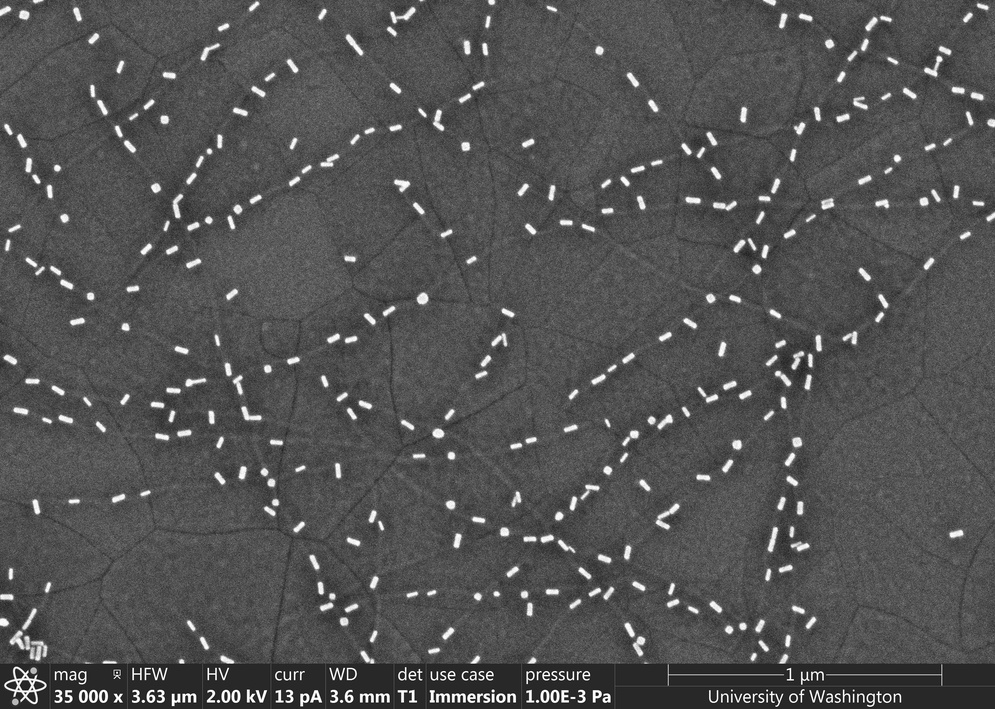
#> input picture example_images/sem_1.jpg, 995 x 709 px, shrunk from 3072 x 2188 before the run
$ jupyter execute --allow-errors partycool_my.ipynb
#> lines starting #> are read from the running program, lines starting #| are printed output that depends on the picture; after the words box and inside, x2 and y2 are one past the last pixel; in counts of white or black regions, pixels touching at a corner belong together
[cell 1]
import numpy as np
import matplotlib.pyplot as plt
import os
import math
from scipy import ndimage, spatial
import cv2 #try <pip install opencv-python-headless> if you havethis error == libSM.so.6: cannot open shared object file: No such file or directory
import imageio
import matplotlib
import numpy as np
import matplotlib.pyplot as plt
import collections
from collections import OrderedDict
from scipy.ndimage import gaussian_filter
from skimage import data
from skimage import img_as_float
from skimage.morphology import reconstruction
from scipy import stats
from statistics import mean
#for corner detection import
from skimage.feature import corner_harris, corner_subpix, corner_peaks
from skimage.transform import warp, AffineTransform

[cell 2]
# load images from example_images
sem_data= cv2.imread('example_images/sem_1.jpg',0)
#> sem_data is the input picture: shape (709, 995); min 0, max 255, mean 83.3
# 0 refers to gray scale, 1 refers to colorful, -1 refers to unchanged

[cell 3]
sem_data.shape

[cell 4]
height = sem_data.shape[0]
width = sem_data.shape[1]

[cell 5]
# Convert to float: Important for subtraction later which won't work with uint8
image = sem_data
image = gaussian_filter(image, 1)

seed = np.copy(image)
seed[1:-1, 1:-1] = image.min()
mask = image

dilated = reconstruction(seed, mask, method='dilation')

[cell 6]
fig, (ax0, ax1, ax2) = plt.subplots(nrows=1,
                                    ncols=3,
                                    figsize=(8, 2.5),
                                    sharex=True,
                                    sharey=True)

ax0.imshow(image, cmap='gray')
ax0.set_title('original image')
ax0.axis('off')

ax1.imshow(dilated, vmin=image.min(), vmax=image.max(), cmap='gray')
ax1.set_title('dilated')
ax1.axis('off')

ax2.imshow(image - dilated, cmap='gray')
ax2.set_title('image - dilated')
ax2.axis('off')

fig.tight_layout()
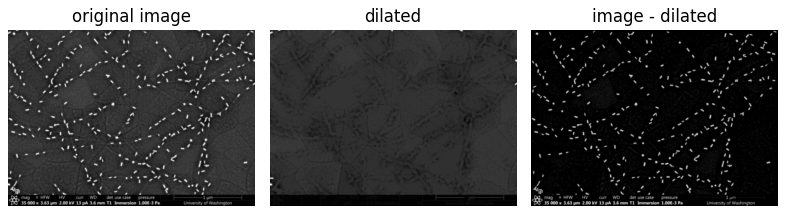
#> figure drawn by matplotlib, 3 panels

[cell 7]
def boundary_detection(img, thres = 20):
    '''
    thres: threshold to distinguish the scale bar background with particle background by grey scale
    for now only work for SEM img, needs update if apply to different imgs
    scan from upper to bottom, also needs update if need scan from left to right
    '''
#> called with thres = 20
    mode_list = []
    for line in range(len(img)):
        mode = stats.mode(img[line])
        mode_list.append(int(mode[0]))

        if line >= 1:
            mode_mean = mean(mode_list)
            if mode_mean - int(mode[0]) >= thres:
                boundary = line
                break
#> this loop made 664 passes
#> (mode, mode_mean) on passes 2 to 9: ((75, 64), 77.5), ((78, 66), 77.67), ((79, 67), 78), ((81, 74), 78.6), ((81, 72), 79), ((83, 81), 79.57), ((80, 82), 79.62), ((84, 89), 80.11)
#> after the loop, mode_list = 664 values, max 84 at index 8, min 59 at index 663, mean 79.33

    return boundary

[cell 8]
boundary_detection(dilated)
#> Out = 663

[cell 9]
# def corner_detection(sem_data):
#     """
#     This function is used to find the length pixel of the scale bar.
#     The imput should be just bottom part of the initial SEM image.
#     This function uses the return result of boundary_detection.
#     """
#     #find the bottom part of the SEM image. Here we used the return refunction
#     ime = sem_data[boundary_detection(dilated): , int(width/2): ]

#     tform = AffineTransform()
#     image = warp(ime,tform.inverse)
#     coords = corner_peaks(corner_harris(image))
#     coords_subpix = corner_subpix(image, coords)
#     #get the length of the scale bar
#     length_scale_bar = abs(coords[0][1] - coords[1][1])
#     #plot
#     fig, ax = plt.subplots(figsize=(15,15))
#     ax.imshow(image, cmap=plt.cm.gray)
#     ax.plot(coords[:, 1], coords[:, 0], color='cyan', marker='o',
#             linestyle='None', markersize=6)
#     ax.plot(coords_subpix[:, 1], coords_subpix[:, 0], '+r', markersize=10)
#     plt.show()
#     return length_scale_bar

[cell 10]
def corner_detection(sem_data):
    """
    This function is used to find the length pixel of the scale bar.
    The imput should be just bottom part of the initial SEM image.
    This function uses the return result of boundary_detection.
    """
    #find the bottom part of the SEM image. Here we used the return refunction
    ime = sem_data[boundary_detection(dilated): , int(width/2): ]
#> the loop in boundary_detection (call 2), `for line in range(len(img)):` made 664 passes
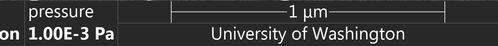
#> ime: shape (46, 498); min 0, max 255, mean 56.8

    tform = AffineTransform()
    image = warp(ime,tform.inverse)
#> image: shape (46, 498) float64
    coords = corner_peaks(corner_harris(image))
#> coords = 779 pairs, first value 1 to 44, second value 1 to 496
    coords_subpix = corner_subpix(image, coords)
#> coords_subpix = 779 rows, first 8: [nan, nan], [31.71, 99.37], [31.63, 47.73], [31.64, 57.59], [31.63, 83.86], [35.12, 108.7], [31.58, 68.14], [33.8, 68.34]

    scales = []
    threshold = 500
    for i in range(len(coords)):
        for j in range(len(coords)):
            if j <= i:
                continue
            else:
                if coords[i][0] == coords[j][0]:
                    scale = abs(coords[i][1] - coords[j][1])
                    if scale > threshold:
                        scales.append((coords[i][0],scale))
                    else:
                        continue
                else:
                    continue
#> after the loop, scales = []
    scalebar = []
    for i in range(len(scales)):
        n_count = 0
        for j in range(len(scales)):
            if scales[i][0] == scales[j][0]:
                n_count += 1
            else:
                continue
        if n_count == 1:
            scalebar.append((scales[i][0], scales[i][1]))
        else:
            continue
#> this loop made 0 passes
#> after the loop, scalebar = []
    #get the length of the scale bar
    #length_scale_bar = abs(coords[0][1] - coords[1][1])
    #plot
    fig, ax = plt.subplots(figsize=(15,15))
    ax.imshow(image, cmap=plt.cm.gray)
    ax.plot(coords[:, 1], coords[:, 0], color='cyan', marker='o',
            linestyle='None', markersize=6)
    ax.plot(coords_subpix[:, 1], coords_subpix[:, 0], '+r', markersize=10)
    plt.show()
    return scalebar

[cell 11]
length_scale_bar = corner_detection(sem_data)
#> length_scale_bar = []
length_scale_bar

[cell 12]
mode = np.zeros(len(dilated))
#> mode = 709 values from 0 to 0

[cell 13]
img=image-dilated
img.shape

#> (a cell that did not finish here is left out)

[cell 15]
plt.imsave('example_images/sem_1_1.png', img)

[cell 16]
sem_1_1 = cv2.imread('example_images/sem_1_1.png',0)
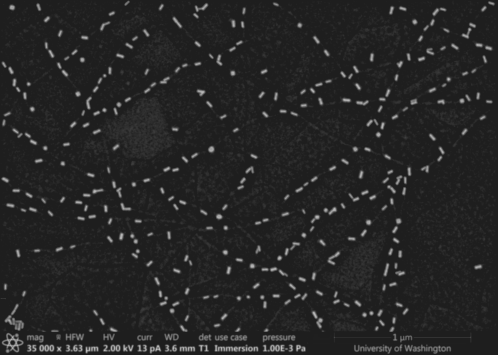
#> sem_1_1: shape (709, 995) (shown at 1/2 size); min 30, max 215, mean 37.7

[cell 17]
blur = cv2.GaussianBlur(sem_1_1,(5,5),0)
plt.imsave('example_images/sem_1_blur.png', blur)
plt.show(blur)

[cell 18]
ret3,th3 = cv2.threshold(blur,0,255,cv2.THRESH_BINARY+cv2.THRESH_OTSU)
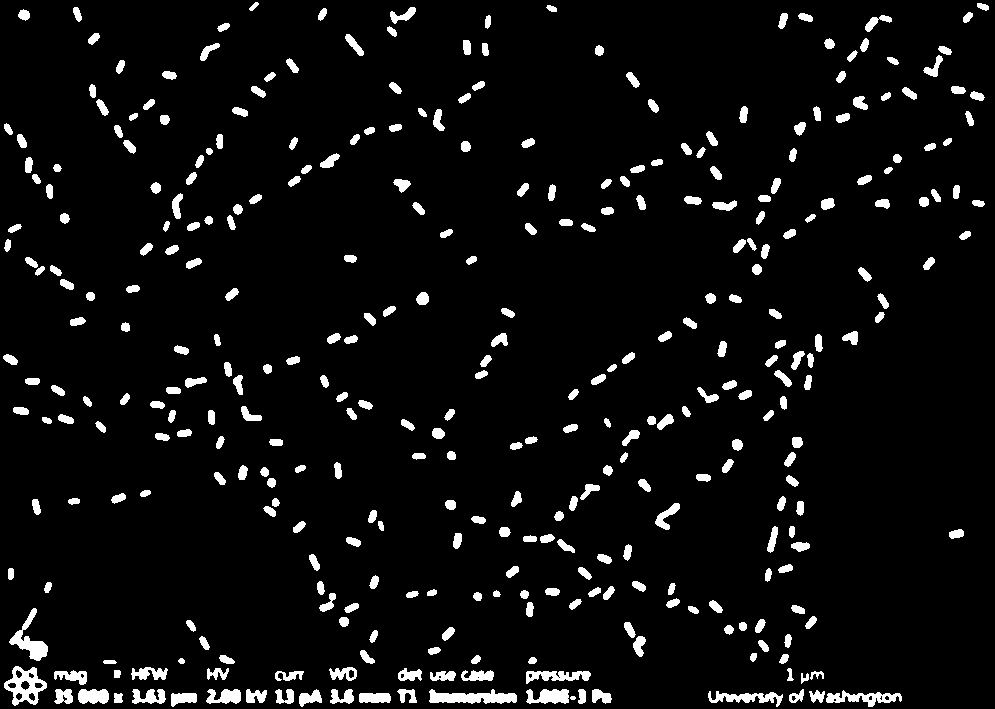
#> th3: shape (709, 995); 5.5% white; 351 white regions
#> ret3 = 72
#show and save images
plt.imsave('example_images/sem_1_thresh.png', th3)
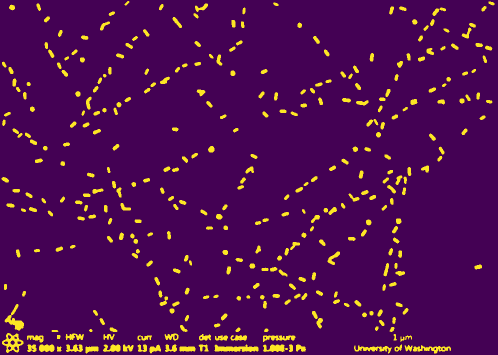
#> saved as sem_1_thresh.png: shape (709, 995, 3) (shown at 1/2 size); mean R, G, B 78.2, 13.7, 81.4
plt.imshow(th3)

[cell 19]
#finding contours for each particles
contours, hierarchy = cv2.findContours(th3, cv2.RETR_TREE, cv2.CHAIN_APPROX_SIMPLE)
#> contours = 371 contours, 12 with area under 20; largest, box (x1, y1, x2, y2) and area: (4, 666, 47, 706) 986, (429, 689, 517, 704) 746, (9, 608, 48, 661) 602, (826, 690, 902, 707) 516, (708, 691, 783, 707) 425
print(len(contours))
#| 371

[cell 20]
#finding the area of each particles
areas = [cv2.contourArea(contour) for contour in contours]
#> areas = 371 values, max 986.5 at index 47, min 2 at index 30, mean 88.45

#ploting areas of Au NRs
plt.figure(figsize=(8, 6))
_ = plt.hist(areas, bins=40, color='gray')
plt.xlabel('Area of Au NRs (pixel^2)', fontsize=16)
plt.ylabel('Count', fontsize=16)
plt.xticks(fontsize=14)
plt.yticks(fontsize=14)
print("Total # of Au Particles :\n", len(areas))
#| Total # of Au Particles :
#|  371
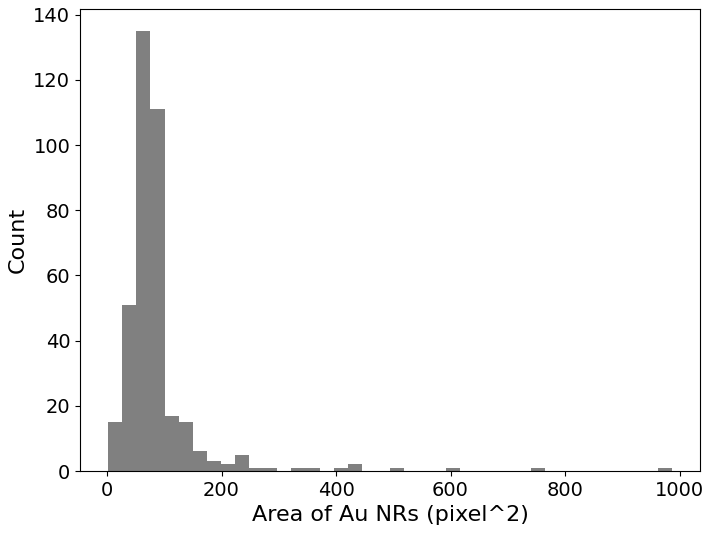
#> figure drawn by matplotlib, 1 panel; tallest bar 135 high, from x = 51.22 to 75.84

[cell 21]
max(areas)
#> Out = 986.5

[cell 22]
#calculating aspect ratio
aspectratio = []
for i in range(0,len(contours)):
    x,y,w,h = cv2.boundingRect(contours[i])
    aspect_ratio = float(w)/h
    aspectratio.append(aspect_ratio)
#> this loop made 371 passes
#> (x, y, w, h, aspect_ratio) on passes 1 to 3: (570, 696, 6, 4, 1.5), (359, 693, 32, 10, 3.2), (171, 693, 26, 14, 1.86)
#> after the loop, aspectratio = 371 values, max 5.87 at index 16, min 0.407 at index 116, mean 1.18

#plotting the aspect ratio of Au NRs
plt.figure(figsize=(8, 6))
_ = plt.hist(aspectratio, bins=40, color='gray')
plt.xlabel('Aspect Ratio of Au NRs', fontsize=16)
plt.ylabel('Count', fontsize=16)
plt.xticks(fontsize=14)
plt.yticks(fontsize=14)
print("Total # of Au Particles :\n", len(aspectratio))
#| Total # of Au Particles :
#|  371
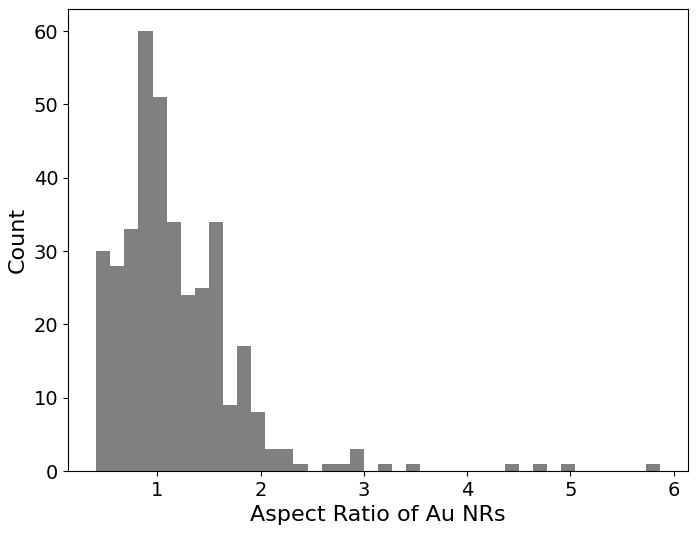
#> figure drawn by matplotlib, 1 panel; tallest bar 60 high, from x = 0.817 to 0.953

[cell 23]
#calculating angle of Au NRs
angles = []
#> (the rest of this cell did not finish here and is left out)

[cell 24]
#calculating angle of Au NRs (from Maxim page)
dictionary = OrderedDict()
com_arr = np.empty((0, 2))
angles = []
for cnt in contours:
    try:
        (com), _, angle = cv2.fitEllipse(cnt)
    except:
        continue
    com = np.array(com)
    com_arr = np.append(com_arr, [com], axis=0)
    angles.append(angle)
#> this loop made 371 passes
#> cnt on passes 31, 37: [[558, 677], [559, 676], [560, 677], [559, 678]], [[477, 677], [478, 676], [479, 677], [478, 678]]

[cell 25]
plt.figure(figsize=(8, 6))
_ = plt.hist(angles, bins=40, color='gray')
plt.xlabel('Au Particles Orientation (°)', fontsize=16)
plt.ylabel('Count', fontsize=16)
plt.xticks(fontsize=14)
plt.yticks(fontsize=14)
print("Total # of Au Particles :\n", len(angles))
#| Total # of Au Particles :
#|  369
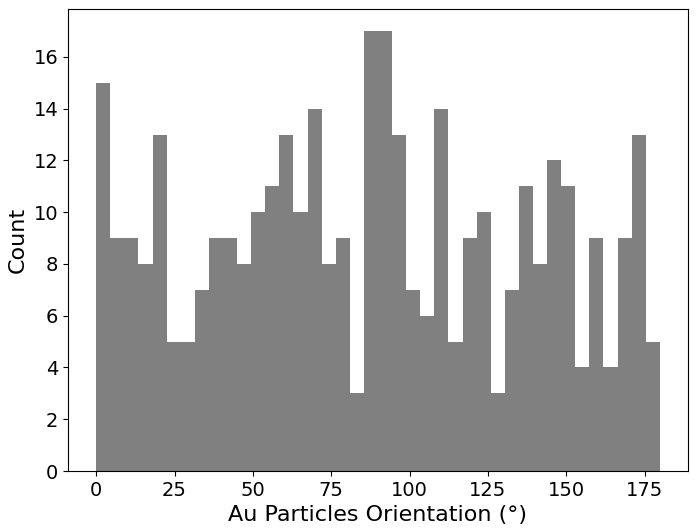
#> figure drawn by matplotlib, 1 panel

$ run again, with example_images/sem_10.jpg copied over example_images/sem_1.jpg
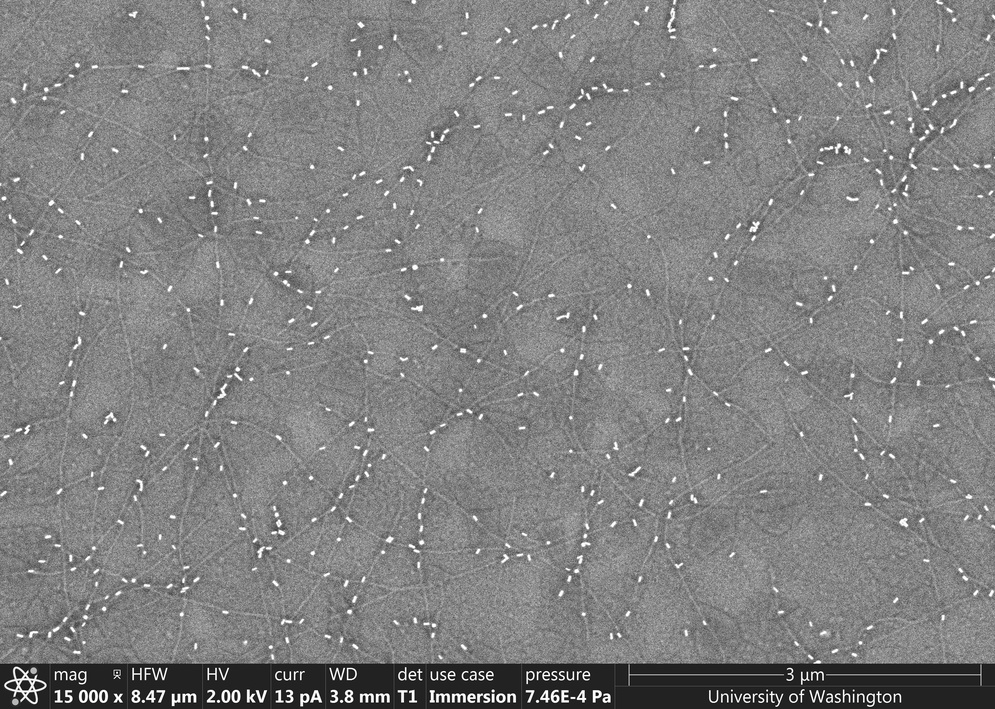
#> input picture example_images/sem_10.jpg, 995 x 709 px, shrunk from 3072 x 2188 before the run
#> sem_data is the input picture: shape (709, 995); min 0, max 255, mean 128.5
#> the loop in boundary_detection, `for line in range(len(img)):` made 664 passes
#> (mode, mode_mean) on passes 2 to 9: ((135, 60), 135.5), ((132, 77), 134.3), ((132, 83), 133.8), ((132, 84), 133.4), ((132, 96), 133.2), ((132, 83), 133), ((132, 98), 132.9), ((133, 91), 132.9)
#> after the loop in boundary_detection, `for line in range(len(img)):`: mode_list = 664 values, max 136 at index 0, min 83 at index 663, mean 131.8
#> `boundary_detection(dilated)`: Out = 663
#> the loop in boundary_detection (call 2), `for line in range(len(img)):` made 664 passes
#> coords = 765 pairs, first value 1 to 44, second value 1 to 496
#> coords_subpix = 765 rows, first 8: [36.25, 41.98], [31.71, 99.37], [33.98, 58.53], [31.63, 68.23], [34.79, 57.78], [34.08, 68.29], [33.46, 83.71], [35.11, 108.7]
#> after the loop in corner_detection, `for i in range(len(coords)):`: scales = []
#> `mode = np.zeros(len(dilated))`: mode = 709 values from 0 to 0
#> `ret3,th3 = cv2.threshold(blur,0,255,cv2.THRESH_BINARY+cv2.THRESH_OTSU)`:
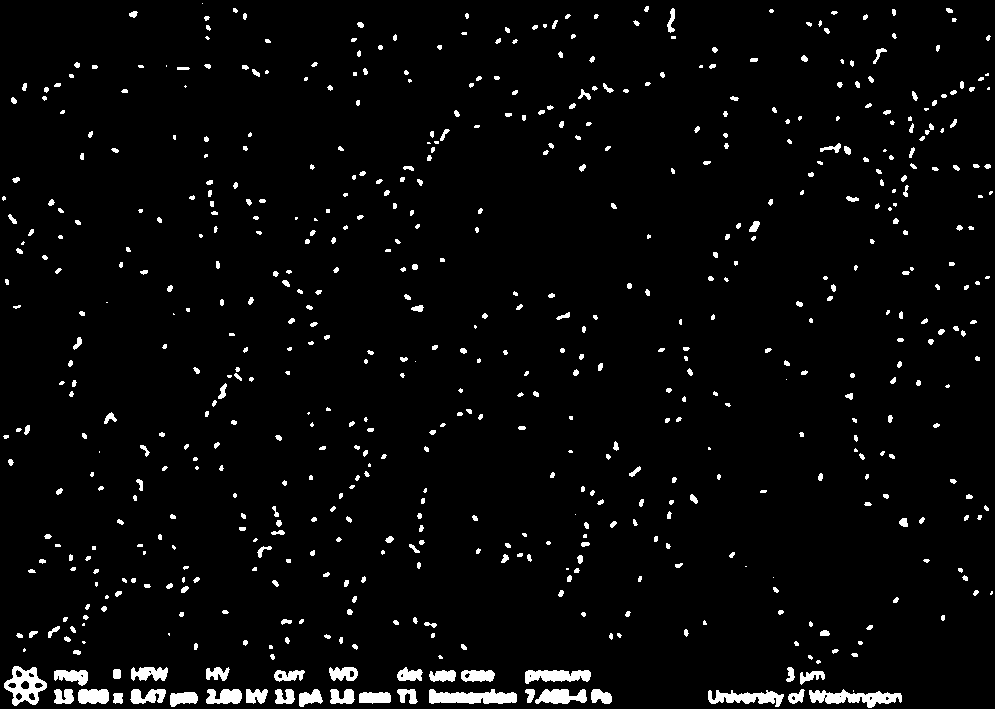
#> th3: shape (709, 995); 3.5% white; 615 white regions (189 under 20 px)
#> ret3 = 59
#> contours = 634 contours, 500 with area under 20; largest, box (x1, y1, x2, y2) and area: (4, 666, 47, 706) 1008, (429, 689, 517, 704) 841, (809, 689, 902, 708) 804, (708, 690, 784, 707) 594, (525, 670, 591, 684) 578
#| 634
#> areas = 634 values, max 1007.5 at index 44, min 0 at index 3, mean 30.66
#| Total # of Au Particles :
#|  634
#> `max(areas)`: Out = 1007.5
#> the loop `for i in range(0,len(contours)):` made 634 passes
#> (x, y, w, h, aspect_ratio) on passes 1 to 3: (113, 693, 10, 11, 0.909), (359, 692, 32, 12, 2.67), (170, 692, 28, 15, 1.87)
#> after the loop `for i in range(0,len(contours)):`: aspectratio = 634 values, max 5.87 at index 15, min 0.32 at index 630, mean 1.14
#| Total # of Au Particles :
#|  634
#> the loop `for cnt in contours:` made 634 passes
#> (com, angle) on passes 5 to 7: ([746.4, 697.2], 92.07), ([853.8, 697.2], 91.67), ([886.8, 698], 90)
#| Total # of Au Particles :
#|  613
#> `[cell 25] plt.figure(figsize=(8, 6)) _ = plt.hist(angles, bins=40, col..`:
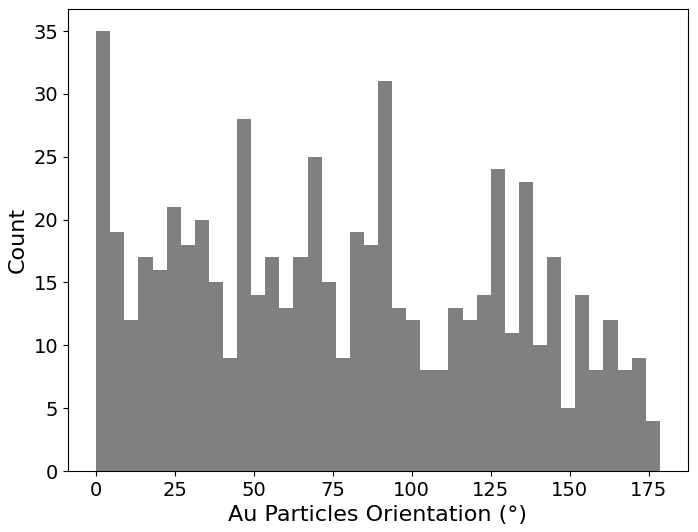
#> figure drawn by matplotlib, 1 panel; tallest bar 35 high, from x = 0 to 4.46
